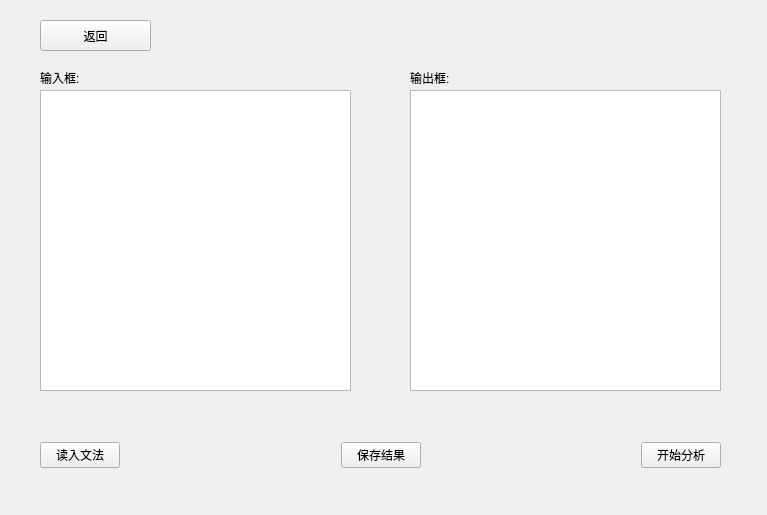
<?xml version="1.0" encoding="UTF-8"?>
<ui version="4.0">
 <class>Lexer</class>
 <widget class="QWidget" name="Lexer">
  <property name="geometry">
   <rect>
    <x>0</x>
    <y>0</y>
    <width>767</width>
    <height>515</height>
   </rect>
  </property>
  <property name="windowTitle">
   <string>Form</string>
  </property>
  <widget class="QPushButton" name="fanhui">
   <property name="geometry">
    <rect>
     <x>40</x>
     <y>20</y>
     <width>111</width>
     <height>31</height>
    </rect>
   </property>
   <property name="text">
    <string>返回</string>
   </property>
  </widget>
  <widget class="QTextEdit" name="source">
   <property name="geometry">
    <rect>
     <x>40</x>
     <y>90</y>
     <width>311</width>
     <height>301</height>
    </rect>
   </property>
  </widget>
  <widget class="QTextBrowser" name="out">
   <property name="geometry">
    <rect>
     <x>410</x>
     <y>90</y>
     <width>311</width>
     <height>301</height>
    </rect>
   </property>
  </widget>
  <widget class="QWidget" name="widget" native="true">
   <property name="geometry">
    <rect>
     <x>40</x>
     <y>410</y>
     <width>681</width>
     <height>91</height>
    </rect>
   </property>
   <layout class="QHBoxLayout" name="horizontalLayout">
    <item>
     <widget class="QPushButton" name="duru">
      <property name="text">
       <string>读入文法</string>
      </property>
     </widget>
    </item>
    <item>
     <spacer name="horizontalSpacer">
      <property name="orientation">
       <enum>Qt::Horizontal</enum>
      </property>
      <property name="sizeHint" stdset="0">
       <size>
        <width>40</width>
        <height>20</height>
       </size>
      </property>
     </spacer>
    </item>
    <item>
     <widget class="QPushButton" name="baocun">
      <property name="text">
       <string>保存结果</string>
      </property>
     </widget>
    </item>
    <item>
     <spacer name="horizontalSpacer_2">
      <property name="orientation">
       <enum>Qt::Horizontal</enum>
      </property>
      <property name="sizeHint" stdset="0">
       <size>
        <width>40</width>
        <height>20</height>
       </size>
      </property>
     </spacer>
    </item>
    <item>
     <widget class="QPushButton" name="fenxi">
      <property name="text">
       <string>开始分析</string>
      </property>
     </widget>
    </item>
   </layout>
  </widget>
  <widget class="QLabel" name="label">
   <property name="geometry">
    <rect>
     <x>40</x>
     <y>70</y>
     <width>101</width>
     <height>16</height>
    </rect>
   </property>
   <property name="text">
    <string>输入框:</string>
   </property>
  </widget>
  <widget class="QLabel" name="label_2">
   <property name="geometry">
    <rect>
     <x>410</x>
     <y>70</y>
     <width>101</width>
     <height>16</height>
    </rect>
   </property>
   <property name="text">
    <string>输出框:</string>
   </property>
  </widget>
 </widget>
 <resources/>
 <connections/>
</ui>
